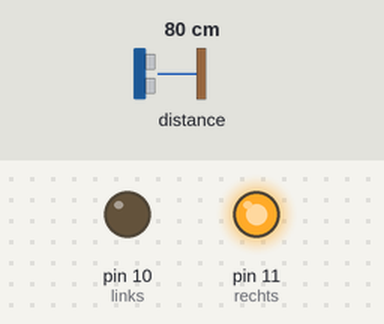
The sketch below on a simulated Arduino Uno, built with avr-gcc and run on an emulated ATmega328P. Parts: output pins drawn as LEDs (lit = HIGH). The inputs (shaded band) are chosen by the test bench; at power-on: distance to the obstacle 80 cm. What the sketch prints to the serial monitor is not drawn.

Above: at 0.1 s.
At 118.1 s:
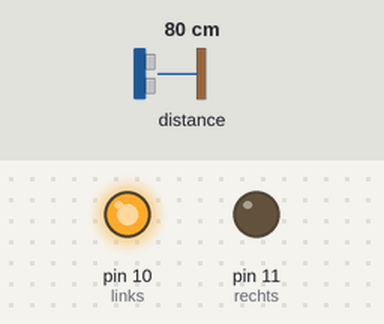
Timing chart, 0 to 119.6 s (numbered marks = the images above):
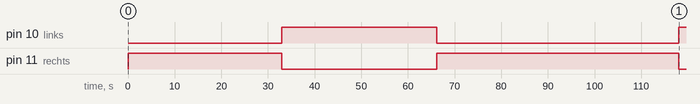

Measured:
- by itself, pin 10 (links): LOW → HIGH at 32.9 s, → LOW 33.3 s later, → HIGH 51.9 s later
- by itself, pin 11 (rechts): HIGH → LOW at 32.9 s, → HIGH 33.3 s later, → LOW 51.9 s later

The sketch:

AGV_ToF_functie.ino
```cpp
//https://www.arduino.cc/en/Reference/Wire
//https://learn.adafruit.com/adafruit-vl6180x-time-of-flight-micro-lidar-distance-sensor-breakout/wiring-and-test

#include <Wire.h>
#include "Adafruit_VL6180X.h"

#define links 10
#define rechts 11
uint8_t teller = 0;

Adafruit_VL6180X vl = Adafruit_VL6180X();

float ToF_meting(){
  float totale_waarde = 0;
  float gemiddelde = 0;
  for(int i =0; i < 10; i++){

    uint8_t range = vl.readRange();
    uint8_t status = vl.readRangeStatus();
    if (status != VL6180X_ERROR_NONE) {
      return 0;
    }
    totale_waarde += range;
  }//for

  gemiddelde = totale_waarde/10;
  return (1.09395*(gemiddelde-5.5)/11+1.399406);//pas hier de gevonden functie toe uit de proef
}//ToF_meting

void setup() {
  Serial.begin(115200);
  pinMode(links, OUTPUT);
  pinMode(rechts, OUTPUT);
  digitalWrite(rechts, HIGH);
  digitalWrite(links, LOW);
}//setup

void loop() {
  //De variabele cm_tot_rand_boomgaard is hier toegevoegd omdat anders de functie
  //ToF_meting() twee keer wordt aangeroepen en daarmee dus een verschillende meting wordt bekeken
  teller++;
  if(teller % 200 < 100){
    digitalWrite(rechts, HIGH);
    digitalWrite(links, LOW);
    Serial.print("R ");
  } else{
    digitalWrite(rechts, LOW);
    digitalWrite(links, HIGH);
    Serial.print("L ");
  }
  float cm_tot_rand_boomgaard = ToF_meting();
  Serial.print(teller);
  Serial.print(" afstand [cm]: ");
  if(cm_tot_rand_boomgaard == 0){
     Serial.println("GEEN METING");
  }
  else{
    Serial.println(cm_tot_rand_boomgaard);
  }
}//loop
```
